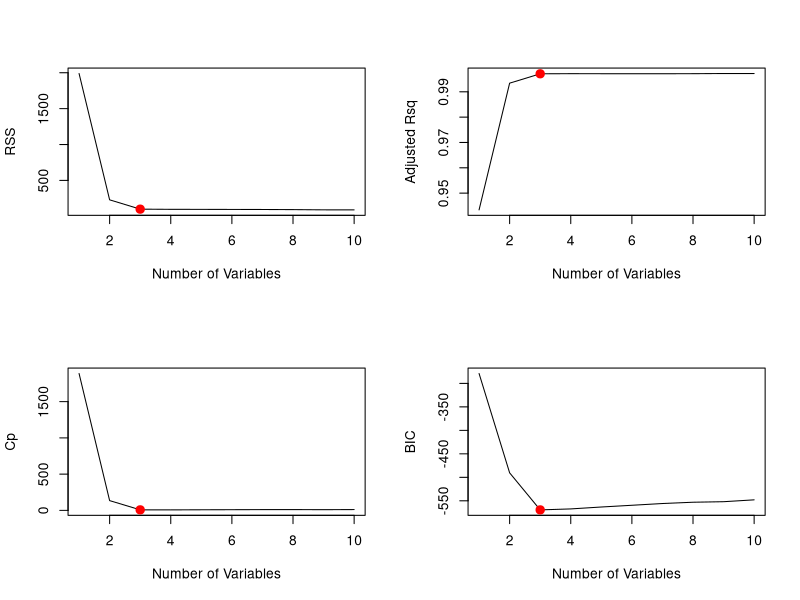
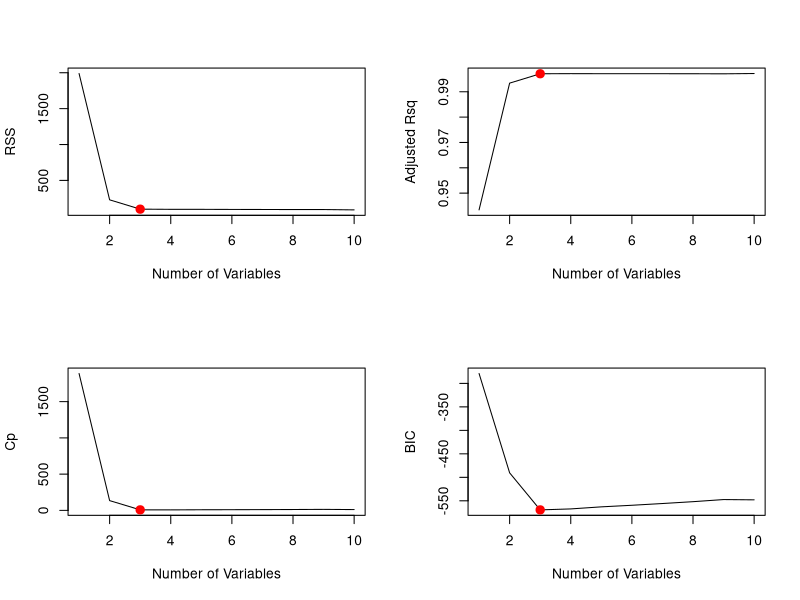
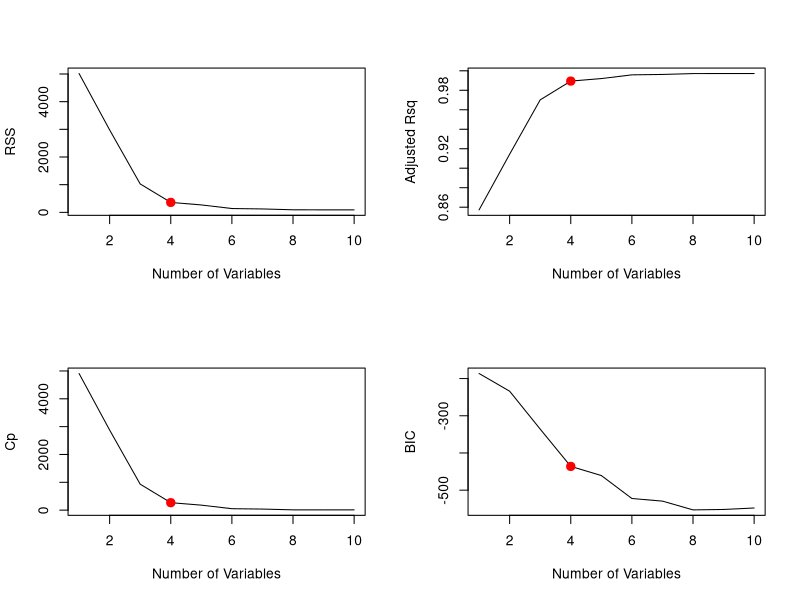

Write R code to recreate these figures, in order.
# Week 6
# Exercise 8 ((a)-(d))

#(a)
x <- rnorm(100)
epsilon <- rnorm(100)

#(b)
beta0 <- 1
beta1 <- 2
beta2 <- 3
beta3 <- 4

y <- beta0 + beta1*x + beta2*x^2 + beta3*x^3 + epsilon
y

# (c)
xy <- data.frame(x, y)
xy
dim(xy)
library(leaps)
regfit.full <- regsubsets(y ~ poly(x, 10, raw = T), data = xy, nvmax = 10)
reg.summary <- summary(regfit.full)
names(reg.summary)
reg.summary$rsq
par(mfrow=c(2,2))
plot(reg.summary$rss, xlab="Number of Variables", ylab="RSS", type = "l")
which.min(reg.summary$rss)
points(3, reg.summary$rss[3], col="red", cex=2, pch=20)
plot(reg.summary$adjr2, xlab = "Number of Variables", ylab = "Adjusted Rsq", type="l")
which.max(reg.summary$adjr2)
# I will choose 3 as the number of variables, because the plots shows little 
# difference in the RSS and adjusted Rsqr after 3
points(3, reg.summary$adjr2[3], col="red", cex=2, pch=20)
plot(reg.summary$cp, xlab = "Number of Variables", ylab = "Cp", type = "l")
which.min(reg.summary$cp)
points(3, reg.summary$cp[3], col="red", cex=2, pch=20)
plot(reg.summary$bic, xlab = "Number of Variables", ylab = "BIC", type = "l")
which.min(reg.summary$bic)
points(3, reg.summary$bic[3], col="red", cex=2, pch=20)

# (d)
# Forward stepwise selection
regfit.fwd <- regsubsets(y ~ poly(x, 10, raw = T), data = xy, 
                         nvmax = 10, method = "forward")
fwd.summary <- summary(regfit.fwd)
fwd.summary$rsq
par(mfrow=c(2,2))
plot(fwd.summary$rss, xlab = "Number of Variables", ylab = "RSS", type="l")
which.min(fwd.summary$rss)
points(3, fwd.summary$rss[3], col="red", cex=2, pch=20)
plot(fwd.summary$adjr2, xlab = "Number of Variables", ylab = "Adjusted Rsq", type="l")
which.max(fwd.summary$adjr2)
points(3, fwd.summary$adjr2[3], col="red", cex=2, pch=20)
plot(fwd.summary$cp, xlab = "Number of Variables", ylab = "Cp", type = "l")
which.min(fwd.summary$cp)
points(3, fwd.summary$cp[3], col="red", cex=2, pch=20)
plot(fwd.summary$bic, xlab = "Number of Variables", ylab = "BIC", type = "l")
which.min(fwd.summary$bic)
points(3, fwd.summary$bic[3], col="red", cex=2, pch=20)

# Backward stepwise selection
regfit.bwd <- regsubsets(y ~ poly(x, 10, raw=T), data = xy,
                         nvmax = 10, method = "backward")
bwd.summary <- summary(regfit.bwd)
bwd.summary$rsq
par(mfrow=c(2,2))
plot(bwd.summary$rss, xlab = "Number of Variables", ylab = "RSS", type="l")
which.min(bwd.summary$rss)
points(4, bwd.summary$rss[4], col="red", cex=2, pch=20)
plot(bwd.summary$adjr2, xlab = "Number of Variables", ylab = "Adjusted Rsq", type="l")
which.max(bwd.summary$adjr2)
points(4, bwd.summary$adjr2[4], col="red", cex=2, pch=20)
plot(bwd.summary$cp, xlab = "Number of Variables", ylab = "Cp", type = "l")
which.min(bwd.summary$cp)
points(4, bwd.summary$cp[4], col="red", cex=2, pch=20)
plot(bwd.summary$bic, xlab = "Number of Variables", ylab = "BIC", type = "l")
which.min(bwd.summary$bic)
points(4, bwd.summary$bic[4], col="red", cex=2, pch=20)

# for forward stepwise selection we would still choose p=3
# for backward stepwise selection we would choose p=4
# eventhough all the models sugest that we should choose a larger p,
# there is little evidence from the plots that there are much improvements
# in the models with a larger p than what we have chosen.
